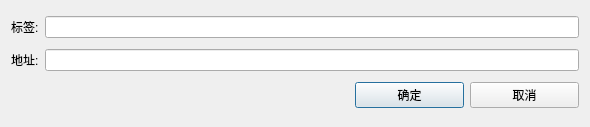
<?xml version="1.0" encoding="UTF-8"?>
<ui version="4.0">
 <class>NewAddressDialog</class>
 <widget class="QDialog" name="NewAddressDialog">
  <property name="geometry">
   <rect>
    <x>0</x>
    <y>0</y>
    <width>590</width>
    <height>127</height>
   </rect>
  </property>
  <property name="windowTitle">
   <string>新地址</string>
  </property>
  <layout class="QGridLayout" name="gridLayout">
   <item row="0" column="0">
    <widget class="QLabel" name="label">
     <property name="sizePolicy">
      <sizepolicy hsizetype="Maximum" vsizetype="Preferred">
       <horstretch>0</horstretch>
       <verstretch>0</verstretch>
      </sizepolicy>
     </property>
     <property name="text">
      <string>标签:</string>
     </property>
    </widget>
   </item>
   <item row="0" column="1" colspan="3">
    <widget class="QLineEdit" name="m_labelEdit">
     <property name="sizePolicy">
      <sizepolicy hsizetype="Expanding" vsizetype="Fixed">
       <horstretch>0</horstretch>
       <verstretch>0</verstretch>
      </sizepolicy>
     </property>
     <property name="echoMode">
      <enum>QLineEdit::Normal</enum>
     </property>
    </widget>
   </item>
   <item row="1" column="0">
    <widget class="QLabel" name="label_2">
     <property name="sizePolicy">
      <sizepolicy hsizetype="Maximum" vsizetype="Preferred">
       <horstretch>0</horstretch>
       <verstretch>0</verstretch>
      </sizepolicy>
     </property>
     <property name="text">
      <string>地址:</string>
     </property>
    </widget>
   </item>
   <item row="1" column="1" colspan="3">
    <widget class="QLineEdit" name="m_addressEdit">
     <property name="echoMode">
      <enum>QLineEdit::Normal</enum>
     </property>
    </widget>
   </item>
   <item row="2" column="0" colspan="2">
    <spacer name="horizontalSpacer">
     <property name="orientation">
      <enum>Qt::Horizontal</enum>
     </property>
     <property name="sizeHint" stdset="0">
      <size>
       <width>338</width>
       <height>20</height>
      </size>
     </property>
    </spacer>
   </item>
   <item row="2" column="2">
    <widget class="QPushButton" name="m_okButton">
     <property name="enabled">
      <bool>true</bool>
     </property>
     <property name="text">
      <string>确定</string>
     </property>
     <property name="default">
      <bool>true</bool>
     </property>
    </widget>
   </item>
   <item row="2" column="3">
    <widget class="QPushButton" name="m_cancelButton">
     <property name="text">
      <string>取消</string>
     </property>
    </widget>
   </item>
  </layout>
 </widget>
 <resources/>
 <connections>
  <connection>
   <sender>m_okButton</sender>
   <signal>clicked()</signal>
   <receiver>NewAddressDialog</receiver>
   <slot>accept()</slot>
   <hints>
    <hint type="sourcelabel">
     <x>410</x>
     <y>102</y>
    </hint>
    <hint type="destinationlabel">
     <x>294</x>
     <y>63</y>
    </hint>
   </hints>
  </connection>
  <connection>
   <sender>m_cancelButton</sender>
   <signal>clicked()</signal>
   <receiver>NewAddressDialog</receiver>
   <slot>reject()</slot>
   <hints>
    <hint type="sourcelabel">
     <x>526</x>
     <y>102</y>
    </hint>
    <hint type="destinationlabel">
     <x>294</x>
     <y>63</y>
    </hint>
   </hints>
  </connection>
 </connections>
</ui>
